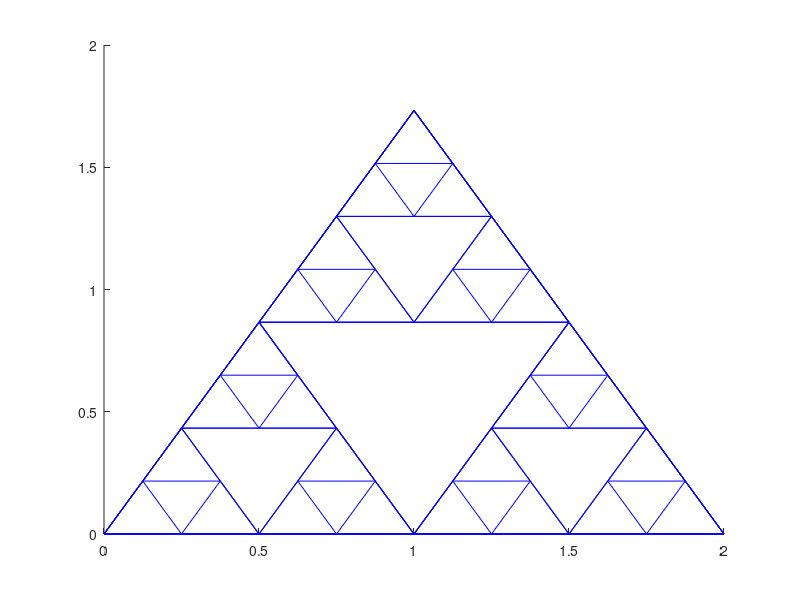

The MATLAB script that drew this image:
function main2()
p1=[0;0];
p2=[2;0];
p3=[1;sqrt(3)];
hold on;
tic
my_tri(p1,p2,p3,1,4)
toc
end

function my_tri(p1,p2,p3,lev,n)
	if lev>n
		return;
    end
    
    lev
plot([p1(1),p2(1),p3(1),p1(1)],[p1(2),p2(2),p3(2),p1(2)],'b');
my_tri((p1+p3)/2,(p2+p3)/2,p3,lev+1,n);
my_tri(p1,(p1+p2)/2,(p1+p3)/2,lev+1,n);
my_tri((p1+p2)/2,p2,(p2+p3)/2,lev+1,n);
end